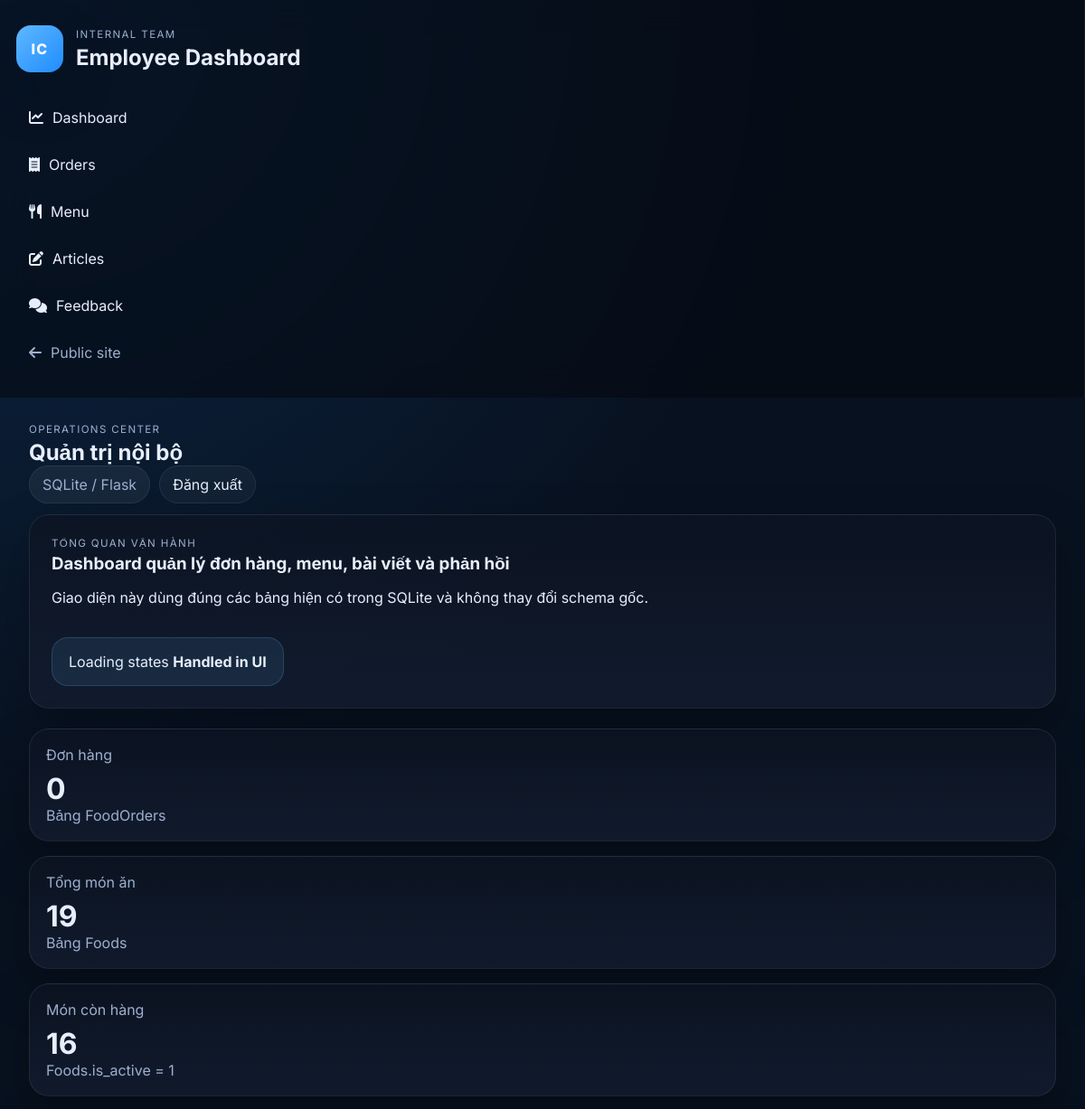
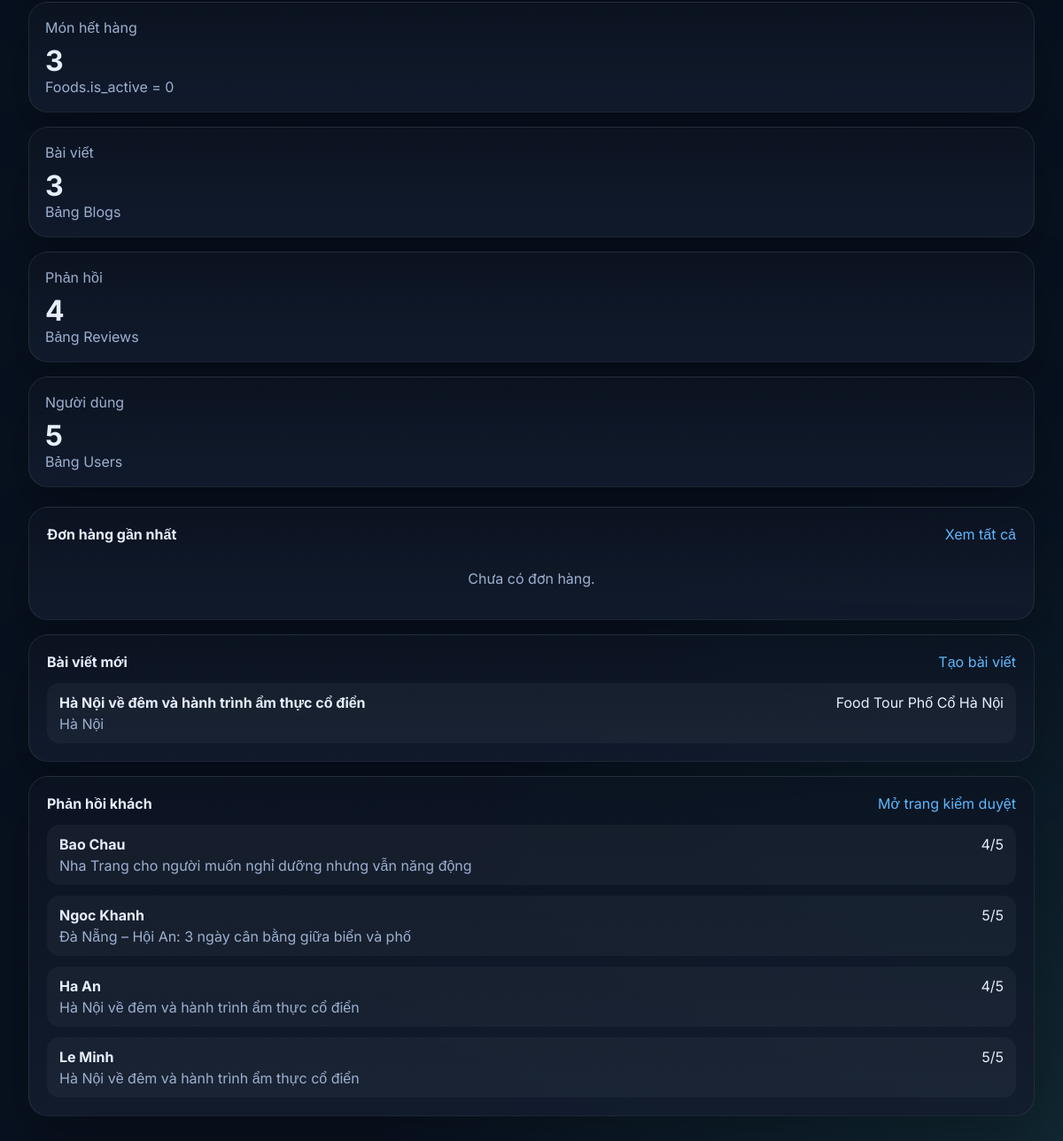
/admin/ (signed in), run on the app's committed database (2 pictures, top to bottom).
### tables this page shows
CREATE TABLE Blogs (
            id INTEGER PRIMARY KEY AUTOINCREMENT,
            title TEXT NOT NULL,
            destination TEXT NOT NULL,
            summary TEXT NOT NULL,
            content TEXT NOT NULL,
            image_url TEXT,
            tour_id INTEGER NOT NULL,
            FOREIGN KEY (tour_id) REFERENCES Tours (id)
        );

CREATE TABLE Tours (
            id INTEGER PRIMARY KEY AUTOINCREMENT,
            name TEXT NOT NULL,
            price REAL,
            image_url TEXT,
            slots_left INTEGER,
            slots_booked INTEGER
        , duration_days INTEGER DEFAULT 1, hours_left INTEGER DEFAULT 72, route_summary TEXT);

CREATE TABLE Reviews (
            id INTEGER PRIMARY KEY AUTOINCREMENT,
            blog_id INTEGER NOT NULL,
            customer_name TEXT NOT NULL,
            rating INTEGER NOT NULL,
            content TEXT NOT NULL,
            FOREIGN KEY (blog_id) REFERENCES Blogs (id)
        );

### admin/routes.py (the view)
@admin_bp.route("/")
def dashboard():
    metrics = dashboard_metrics()
    recent_orders = list_orders()[0:5]
    recent_articles = list_articles()[0:5]
    recent_feedback = list_feedback()[0:5]
    return render_template(
        "admin/dashboard.html",
        metrics=metrics,
        recent_orders=recent_orders,
        recent_articles=recent_articles,
        recent_feedback=recent_feedback,
    )

### admin/routes.py (called while the page is built)
@admin_bp.before_request
def require_admin_access():
    if request.endpoint in {"admin.admin_login", "admin.admin_logout"}:
        return None
    if session.get("admin_authenticated"):
        return None
    return redirect(url_for("admin.admin_login"))

### admin/services.py (called while the page is built)
def _helpers():
    from web_du_lich import get_db_connection, query_all, query_one
    return get_db_connection, query_all, query_one

def dashboard_metrics() -> dict:
    _, query_all, query_one = _helpers()
    return {
        "orders": query_one("SELECT COUNT(*) AS total FROM FoodOrders")["total"],
        "articles": query_one("SELECT COUNT(*) AS total FROM Blogs")["total"],
        "feedback": query_one("SELECT COUNT(*) AS total FROM Reviews")["total"],
        "users": query_one("SELECT COUNT(*) AS total FROM Users")["total"],
        "menu_total": query_one("SELECT COUNT(*) AS total FROM Foods")["total"],
        "menu_available": query_one("SELECT COUNT(*) AS total FROM Foods WHERE COALESCE(is_active, 1) = 1")["total"],
        "menu_unavailable": query_one("SELECT COUNT(*) AS total FROM Foods WHERE COALESCE(is_active, 1) = 0")["total"],
    }

def list_orders(status: str = "all"):
    _, query_all, _ = _helpers()
    params = []
    sql = """
        SELECT o.*, u.full_name AS customer_name, u.phone AS customer_phone, u.email AS customer_email,
               (SELECT COUNT(*) FROM FoodOrderItems i WHERE i.order_id = o.id) AS item_count
        FROM FoodOrders o
        JOIN Users u ON o.user_id = u.id
        WHERE 1 = 1
    """
    if status != "all":
        sql += " AND o.status = ?"
        params.append(status)
    sql += " ORDER BY o.created_at DESC"
    return query_all(sql, tuple(params))

def list_articles():
    _, query_all, _ = _helpers()
    return query_all(
        """
        SELECT b.*, t.name AS tour_name
        FROM Blogs b
        JOIN Tours t ON b.tour_id = t.id
        ORDER BY b.id DESC
        """
    )

def list_feedback(blog_id: str = "all"):
    _, query_all, _ = _helpers()
    params = []
    sql = """
        SELECT r.*, b.title AS article_title, b.destination AS article_destination
        FROM Reviews r
        JOIN Blogs b ON r.blog_id = b.id
        WHERE 1 = 1
    """
    if blog_id != "all":
        sql += " AND r.blog_id = ?"
        params.append(blog_id)
    sql += " ORDER BY r.id DESC"
    return query_all(sql, tuple(params))

### web_du_lich.py (called while the page is built)
def get_db_connection():
    conn = sqlite3.connect(DB_PATH)
    conn.row_factory = sqlite3.Row
    return conn

### templates/admin/dashboard.html (shortened to what this page needs)
{% extends 'admin/base_admin.html' %}
{% block content %}
<section class="admin-hero">
    <div>
        <p class="section-kicker">Tổng quan vận hành</p>
        <h3>Dashboard quản lý đơn hàng, menu, bài viết và phản hồi</h3>
        <p>Giao diện này dùng đúng các bảng hiện có trong SQLite và không thay đổi schema gốc.</p>
    </div>
    <div class="hero-note">
        <span>Loading states</span>
        <strong>Handled in UI</strong>
    </div>
</section>
<section class="stats-grid">
    {% set label = 'Đơn hàng' %}{% set value = metrics.orders %}{% set hint = 'Bảng FoodOrders' %}{% include 'components/stats_card.html' %}
    {% set label = 'Tổng món ăn' %}{% set value = metrics.menu_total %}{% set hint = 'Bảng Foods' %}{% include 'components/stats_card.html' %}
    {% set label = 'Món còn hàng' %}{% set value = metrics.menu_available %}{% set hint = 'Foods.is_active = 1' %}{% include 'components/stats_card.html' %}
    {% set label = 'Món hết hàng' %}{% set value = metrics.menu_unavailable %}{% set hint = 'Foods.is_active = 0' %}{% include 'components/stats_card.html' %}
    {% set label = 'Bài viết' %}{% set value = metrics.articles %}{% set hint = 'Bảng Blogs' %}{% include 'components/stats_card.html' %}
    {% set label = 'Phản hồi' %}{% set value = metrics.feedback %}{% set hint = 'Bảng Reviews' %}{% include 'components/stats_card.html' %}
    {% set label = 'Người dùng' %}{% set value = metrics.users %}{% set hint = 'Bảng Users' %}{% include 'components/stats_card.html' %}
</section>
<section class="admin-panel-grid">
    <article class="panel-card">
        <div class="panel-head">
            <h4>Đơn hàng gần nhất</h4>
            <a href="{{ url_for('admin.orders_index') }}">Xem tất cả</a>
        </div>
        <div class="compact-list">
            {% if not recent_orders %}<p class="empty-text">Chưa có đơn hàng.</p>{% endif %}
        </div>
    </article>
    <article class="panel-card">
        <div class="panel-head">
            <h4>Bài viết mới</h4>
            <a href="{{ url_for('admin.article_create') }}">Tạo bài viết</a>
        </div>
        <div class="compact-list">
            {% for article in recent_articles %}
            <div class="compact-row">
                <div>
                    <strong>{{ article['title'] }}</strong>
                    <p>{{ article['destination'] }}</p>
                </div>
                <span>{{ article['tour_name'] }}</span>
            </div>
            {% endfor %}
        </div>
    </article>
    <article class="panel-card">
        <div class="panel-head">
            <h4>Phản hồi khách</h4>
            <a href="{{ url_for('admin.feedback_index') }}">Mở trang kiểm duyệt</a>
        </div>
        <div class="compact-list">
            {% for feedback in recent_feedback %}
            <div class="compact-row">
                <div>
                    <strong>{{ feedback['customer_name'] }}</strong>
                    <p>{{ feedback['article_title'] }}</p>
                </div>
                <span>{{ feedback['rating'] }}/5</span>
            </div>
            {% endfor %}
        </div>
    </article>
</section>
{% endblock %}

### templates/admin/base_admin.html (shortened to what this page needs)
<!DOCTYPE html>
<html lang="vi">
<head>
    <link rel="stylesheet" href="https://cdnjs.cloudflare.com/ajax/libs/font-awesome/6.5.1/css/all.min.css">
    <link rel="stylesheet" href="{{ url_for('static', filename='css/admin.css') }}">
</head>
<body class="admin-shell">
    {% include 'components/sidebar.html' %}
    <div class="admin-main">
        {% include 'components/navbar.html' %}
        <main class="admin-content">
            {% block content %}{% endblock %}
        </main>
    </div>
</body>
</html>

### templates/components/sidebar.html
<aside class="admin-sidebar">
    <div class="sidebar-brand">
        <div class="brand-mark">IC</div>
        <div>
            <p class="sidebar-kicker">Internal Team</p>
            <h1>Employee Dashboard</h1>
        </div>
    </div>
    <nav class="sidebar-nav">
        <a href="{{ url_for('admin.dashboard') }}" class="sidebar-link"><i class="fa-solid fa-chart-line"></i> Dashboard</a>
        <a href="{{ url_for('admin.orders_index') }}" class="sidebar-link"><i class="fa-solid fa-receipt"></i> Orders</a>
        <a href="{{ url_for('admin.menus_index') }}" class="sidebar-link"><i class="fa-solid fa-utensils"></i> Menu</a>
        <a href="{{ url_for('admin.articles_index') }}" class="sidebar-link"><i class="fa-solid fa-pen-to-square"></i> Articles</a>
        <a href="{{ url_for('admin.feedback_index') }}" class="sidebar-link"><i class="fa-solid fa-comments"></i> Feedback</a>
        <a href="{{ url_for('home') }}" class="sidebar-link sidebar-link-muted"><i class="fa-solid fa-arrow-left"></i> Public site</a>
    </nav>
</aside>

### templates/components/navbar.html
<header class="admin-topbar">
    <div>
        <p class="topbar-eyebrow">Operations center</p>
        <h2>{% block admin_heading %}Quản trị nội bộ{% endblock %}</h2>
    </div>
    <div class="topbar-actions">
        <span class="topbar-pill">SQLite / Flask</span>
        <form method="post" action="{{ url_for('admin.admin_logout') }}" class="inline-form">
            <button type="submit" class="topbar-pill topbar-logout">Đăng xuất</button>
        </form>
    </div>
</header>

### templates/components/stats_card.html
<article class="stat-card">
    <p>{{ label }}</p>
    <strong>{{ value }}</strong>
    {% if hint %}<span>{{ hint }}</span>{% endif %}
</article>

### static/css/admin.css (style rules this page uses)
:root { --admin-bg: #08111f; --admin-panel: rgba(12, 20, 34, 0.82); --admin-panel-2: rgba(19, 28, 46, 0.92); --admin-border: rgba(255, 255, 255, 0.08); --admin-text: #e7eefc; --admin-muted: #9db0cf; --admin-primary: #5fb8ff; --admin-primary-2: #1f8cff; --admin-danger: #ff6b6b; --admin-success: #4ade80; --shadow: 0 24px 60px rgba(0, 0, 0, 0.24); }
* { box-sizing: border-box; }
body.admin-shell { margin: 0; min-height: 100vh; display: grid; grid-template-columns: 290px 1fr; background: radial-gradient(circle at top left, rgba(31, 140, 255, 0.18), transparent 32%), radial-gradient(circle at bottom right, rgba(94, 234, 212, 0.10), transparent 28%), var(--admin-bg); color: var(--admin-text); font-family: 'Inter', sans-serif; }
.admin-sidebar { padding: 28px 18px; border-right: 1px solid var(--admin-border); background: rgba(5, 10, 18, 0.62); backdrop-filter: blur(18px); position: sticky; top: 0; height: 100vh; }
.sidebar-brand { display: flex; align-items: center; gap: 14px; margin-bottom: 28px; }
.brand-mark { width: 52px; height: 52px; display: grid; place-items: center; border-radius: 16px; background: linear-gradient(135deg, var(--admin-primary), var(--admin-primary-2)); color: white; font-weight: 800; letter-spacing: 0.08em; box-shadow: var(--shadow); }
.sidebar-kicker, .topbar-eyebrow, .section-kicker { margin: 0 0 4px; text-transform: uppercase; letter-spacing: 0.12em; font-size: 0.72rem; color: var(--admin-muted); }
.sidebar-brand h1, .admin-topbar h2, .admin-hero h3, .panel-card h3, .panel-card h4 { margin: 0; }
.sidebar-nav { display: grid; gap: 8px; }
.sidebar-link { text-decoration: none; color: var(--admin-text); padding: 12px 14px; border-radius: 14px; display: flex; align-items: center; gap: 10px; background: transparent; transition: 0.2s ease; }
.sidebar-link-muted { color: var(--admin-muted); }
.admin-main { display: flex; flex-direction: column; min-width: 0; }
.admin-topbar { display: flex; justify-content: space-between; align-items: center; padding: 28px 32px 12px; }
.topbar-pill { display: inline-flex; align-items: center; padding: 10px 14px; border-radius: 999px; background: rgba(255,255,255,0.06); border: 1px solid var(--admin-border); color: var(--admin-muted); }
.topbar-actions { display: flex; align-items: center; gap: 10px; }
.topbar-logout { background: rgba(255,255,255,0.04); color: var(--admin-text); font: inherit; }
.admin-content { padding: 0 32px 36px; display: grid; gap: 22px; }
.admin-hero, .panel-card, .stat-card { border: 1px solid var(--admin-border); background: linear-gradient(180deg, var(--admin-panel), var(--admin-panel-2)); box-shadow: var(--shadow); border-radius: 22px; }
.admin-hero { display: flex; justify-content: space-between; gap: 18px; padding: 24px; }
.hero-note { min-width: 180px; align-self: flex-start; padding: 16px 18px; border-radius: 18px; background: rgba(95, 184, 255, 0.10); border: 1px solid rgba(95, 184, 255, 0.20); }
.stats-grid { display: grid; grid-template-columns: repeat(4, minmax(0, 1fr)); gap: 16px; }
.stat-card { padding: 18px; }
.stat-card p { margin: 0 0 8px; color: var(--admin-muted); }
.stat-card strong { display: block; font-size: 2rem; }
.stat-card span { color: var(--admin-muted); }
.admin-panel-grid { display: grid; grid-template-columns: repeat(3, minmax(0, 1fr)); gap: 16px; }
.panel-card { padding: 20px; overflow: hidden; }
.panel-head { display: flex; justify-content: space-between; align-items: center; margin-bottom: 14px; }
.panel-head a, .btn-link { color: var(--admin-primary); text-decoration: none; }
.compact-list { display: grid; gap: 12px; }
.compact-row { display: flex; justify-content: space-between; gap: 18px; padding: 12px 14px; border-radius: 14px; background: rgba(255,255,255,0.04); }
.compact-row p { margin: 4px 0 0; color: var(--admin-muted); }
.empty-text, .empty-cell { color: var(--admin-muted); text-align: center; }
.inline-form { display: inline; }
@media (max-width: 1200px) { body.admin-shell { grid-template-columns: 1fr; } }
@media (max-width: 1200px) { .admin-sidebar { position: relative; height: auto; } }
@media (max-width: 1200px) { .stats-grid, .admin-panel-grid, .detail-grid, .form-grid { grid-template-columns: 1fr; } }
@media (max-width: 1200px) { .admin-topbar, .page-toolbar, .admin-hero { flex-direction: column; align-items: stretch; } }

### data on the page
Blogs: title "Hà Nội về đêm và hành trình ẩm thực cổ điển", destination "Hà Nội", tour_name "Food Tour Phố Cổ Hà Nội"
Reviews: customer_name "Bao Chau", article_title "Nha Trang cho người muốn nghỉ dưỡng nhưng vẫn năng động", rating "4"
Reviews: customer_name "Ngoc Khanh", article_title "Đà Nẵng – Hội An: 3 ngày cân bằng giữa biển và phố", rating "5"
Reviews: customer_name "Ha An", article_title "Hà Nội về đêm và hành trình ẩm thực cổ điển", rating "4"
Reviews: customer_name "Le Minh", article_title "Hà Nội về đêm và hành trình ẩm thực cổ điển", rating "5"

### other printed values
{{ label }} "Đơn hàng Tổng món ăn Món còn hàng Món hết hàng Bài viết Phản hồi Người dùng"
{{ value }} "0 19 16 3 3 4 5"
{{ hint }} "Bảng FoodOrders Bảng Foods Foods.is_active = 1 Foods.is_active = 0 Bảng Blogs Bảng Reviews Bảng Users"
